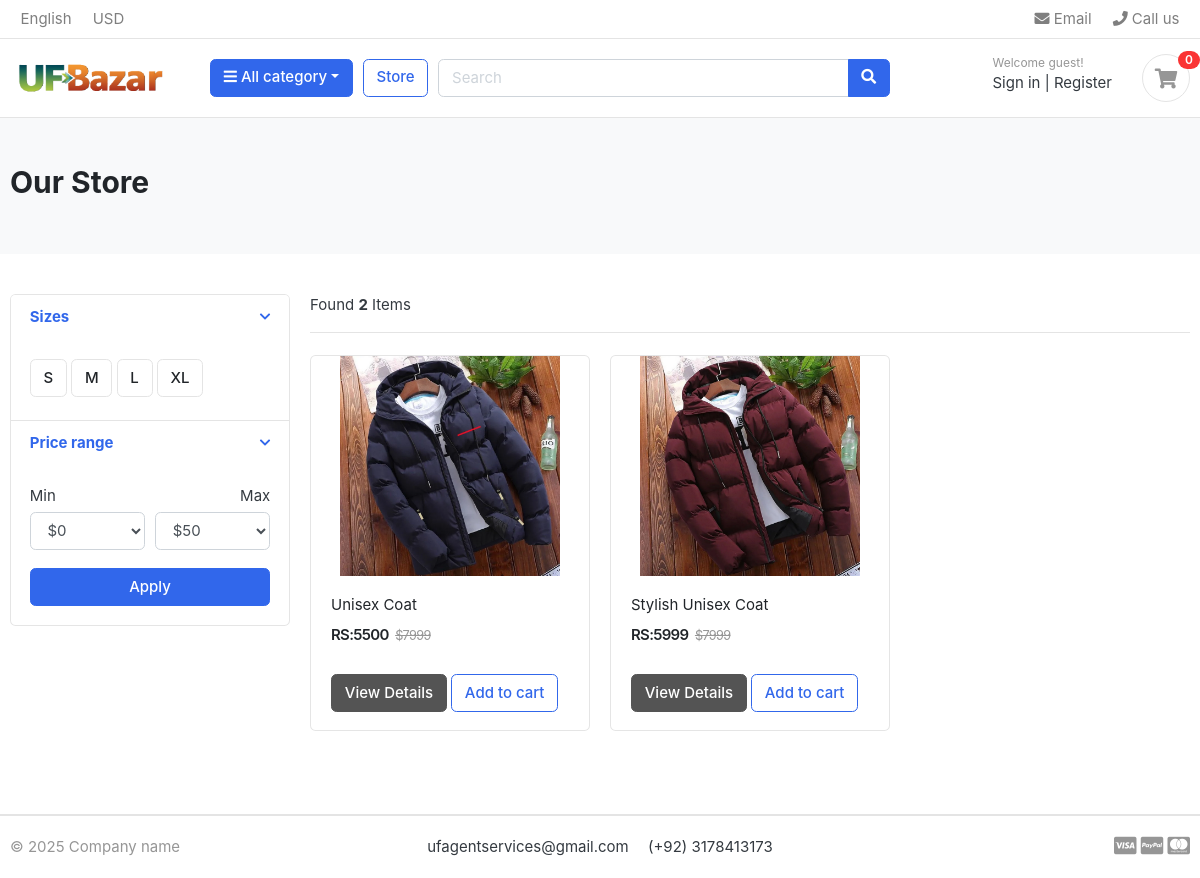
Page /store/catgory/winter-sale/ on the committed database.
### store/models.py (models this page shows, shortened)
class Product(models.Model):
    name = models.CharField(max_length=200, unique=True)
    slug = models.SlugField(max_length=200, unique=True)
    price = models.IntegerField()
    image = models.ImageField(upload_to='photos/products')
    stock = models.IntegerField()
    description = models.TextField(max_length=1000, blank=True)
    category = models.ForeignKey(Category, on_delete=models.CASCADE )
    created_at = models.DateTimeField(auto_now_add=True)
    modified_at = models.DateTimeField(auto_now=True)
    def get_url(self):   #Used for reverse to Product detail page from cart page
        return reverse('Product detail',args=[self.category.slug, self.slug])

### store/views.py (the view, shortened to what this page needs)
# urls.py: path('store/',views.Store_page, name='store'),
def Store_page(request, category_slug=None):
    categories = None
    if category_slug is not None:
        categories = get_object_or_404(Category, slug=category_slug)
        products = Product.objects.filter(category=categories)
        paginator = Paginator(products, 6)
        page = request.GET.get('page')
        paged_products = paginator.get_page(page)
        product_count = products.count()
    context = {
        'products': paged_products,
        'product_count': product_count,
    }
    return render(request, 'store/store.html', context)

### cart/context_processor.py (called while the page is built)
def counter(request):
    cart_count = 0
    if 'admin' in request.path:
        return{}
    else:
        try:
            cart = Cart.objects.filter(cart_id = _cart_id(request))
            cart_item = Items.objects.all().filter(cart = cart[:1])
            for item in cart_item:
                cart_count += item.quantity
        except cart.DoesNotExist:
            cart_count = 0
    return dict(cart_count = cart_count)

### cart/views.py (called while the page is built)
def _cart_id(request):
    cart_id = request.session.session_key
    if not cart_id:
        cart_id = request.session.create()
    return cart_id

### category/context_processor.py (called while the page is built)
def menu_links(request):
    links = Category.objects.all()
    return dict(links=links)

### category/models.py (called while the page is built)
    def get_url(self):
        return reverse('Product catgory', args=[self.slug])

### templates/store/store.html (shortened to what this page needs)
{% extends 'base.html' %}
{% load static %}
{% block content %}
  <section class="section-pagetop bg">
    <div class="container">
      {% if 'search' in request.path %}
        <h2 class="title-page">Search Result</h2>
      {% else %}
        <h2 class="title-page">Our Store</h2>
      {% endif %}
    </div>
  </section>
  <section class="section-content padding-y">
    <div class="container">
      <div class="row">
        <aside class="col-md-3">
          <div class="card">
            <article class="filter-group">
              <header class="card-header">
                <a href="#" data-toggle="collapse" data-target="#collapse_4" aria-expanded="true" class="">
                  <i class="icon-control fa fa-chevron-down"></i>
                  <h6 class="title">Sizes</h6>
                </a>
              </header>
              <div class="filter-content collapse show" id="collapse_4" style="">
                <div class="card-body">
                  <label class="checkbox-btn">
                    <span class="btn btn-light">S</span>
                  </label>
                  <label class="checkbox-btn">
                    <span class="btn btn-light">M</span>
                  </label>
                  <label class="checkbox-btn">
                    <span class="btn btn-light">L</span>
                  </label>
                  <label class="checkbox-btn">
                    <span class="btn btn-light">XL</span>
                  </label>
                </div>
              </div>
            </article>
            <article class="filter-group">
              <header class="card-header">
                <a href="#" data-toggle="collapse" data-target="#collapse_3" aria-expanded="true" class="">
                  <i class="icon-control fa fa-chevron-down"></i>
                  <h6 class="title">Price range</h6>
                </a>
              </header>
              <div class="filter-content collapse show" id="collapse_3" style="">
                <div class="card-body">
                  <div class="form-row">
                    <div class="form-group col-md-6">
                      <label>Min</label>
                      <select class="mr-2 form-control">
                        <option value="0">$0</option>
                      </select>
                    </div>
                    <div class="form-group text-right col-md-6">
                      <label>Max</label>
                      <select class="mr-2 form-control">
                        <option value="50">$50</option>
                      </select>
                    </div>
                  </div>
                  <button class="btn btn-block btn-primary">Apply</button>
                </div>
              </div>
            </article>
          </div>
        </aside>
        <main class="col-md-9">
          <header class="border-bottom mb-4 pb-3">
            <div class="form-inline">
              <span class="mr-md-auto">Found <b>{{ product_count }}</b> Items</span>
            </div>
          </header>
          <div class="row">
            {% for product in products %}
              <div class="col-md-4">
                <figure class="card card-product-grid">
                  <div class="img-wrap">
                    <a href="{{ product.get_url }}"><img src="{{ product.image.url }}" /></a>
                  </div>
                  <figcaption class="info-wrap">
                    <div class="fix-height">
                      <a href="{{ product.get_url }}" class="title">{{ product.name }}</a>
                      <div class="price-wrap mt-2">
                        <span class="price">RS:{{ product.price }}</span>
                        <del class="price-old">$7999</del>
                      </div>
                    </div>
                    <a href="{{ product.get_url }}" class="btn btn-secondary">View Details</a>
                    <a href="{% url 'add_cart' product.id %}" class="btn btn-outline-primary">Add to cart</a>
                  </figcaption>
                </figure>
              </div>
            {% endfor %}
          </div>
        </main>
      </div>
    </div>
  </section>
{% endblock %}

### static/css/ui.css (style rules this page uses)
html { font-family: "Inter", sans-serif; font-size: 15px; }
.img-wrap { text-align: center; display: block; }
.img-wrap img { max-width: 100%; }
.price-wrap { letter-spacing: -0.7px; }
.padding-y { padding-top: 40px; padding-bottom: 40px; }
figure { margin-bottom: 0; }
article:after, .form-group:after { display: block; clear: both; content: ""; }
.bg { background-color: #f8f9fa; }
.title-page { color: #212529; }
.btn-light { background-color: #fff; border-color: #e4e4e4; }
[class*=card-product] a.title { color: #212529; display: block; }
[class*=card-product] .img-wrap { overflow: hidden; position: relative; }
[class*=card-product] .img-wrap img { height: 100%; max-width: 100%; width: auto; display: inline-block; -o-object-fit: cover; object-fit: cover; }
.card-product-grid { margin-bottom: 20px; }
.card-product-grid .img-wrap { border-radius: 0.2rem 0.2rem 0 0; height: 220px; }
.card-product-grid .info-wrap { overflow: hidden; padding: 18px 20px; }
.card-product-grid .fix-height { height: 80px; overflow: hidden; }
.card .img-wrap { overflow: hidden; }
.price { font-weight: 600; color: #212529; }
.price-old { color: #969696; margin-left: 3px; font-size: 85%; }
.icon-control { margin-top: 5px; float: right; font-size: 80%; }
.card-header .title { margin-bottom: 0; line-height: 1.5; }
.filter-group { border-bottom: 1px solid #e4e4e4; }
.filter-group .card-header { border-bottom: 0; }
.filter-group:last-child { border-bottom: 0; }
.checkbox-btn { position: relative; }
.section-pagetop { padding: 45px 0; }

### rows in the picture
Product: image (picture), name "Unisex Coat", price "5500"
Product: image (picture), name "Stylish Unisex Coat", price "5999"

### other values in the picture
{{ cart_count }} "0"
{{ product_count }} "2"
